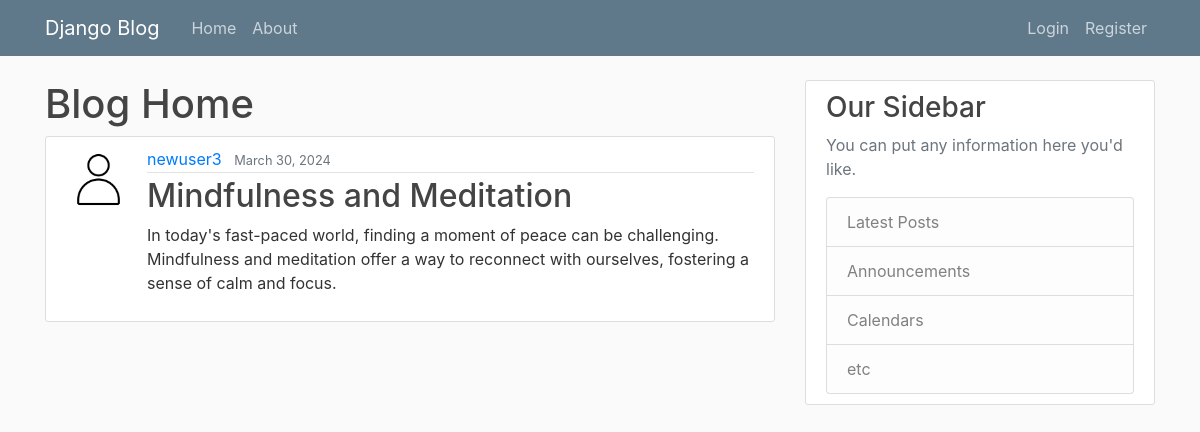
Screenshot of /post/15/ with the database file from the repository.
### blog/models.py (models this page shows, shortened)
class Post(models.Model):
    title = models.CharField(max_length=100)
    content = models.TextField()
    date_posted = models.DateTimeField(default=timezone.now)
    author = models.ForeignKey(User, on_delete=models.CASCADE)

### users/models.py (models this page shows, shortened)
class Profile(models.Model):
    user = models.OneToOneField(User, on_delete=models.CASCADE)
    image = models.ImageField(default='default.jpg', upload_to='profile_pics')

### blog/views.py (the view)
# urls.py: path('post/<int:pk>/', views.PostDetailView.as_view(), name='post-detail'),
class PostDetailView(DetailView):
    model = Post

### templates/blog/post_detail.html (shortened to what this page needs)
{% extends "blog/base.html" %}
{% block content %}
<h1>Blog Home</h1>
    <article class="media content-section">
        <img class="rounded-circle article-img" src="{{ object.author.profile.image.url }}">
        <div class="media-body">
            <div class="article-metadata">
                <a class="mr-2" href="{%  url 'user-posts' object.author.username %}">{{ object.author }}</a>
                <small class="text-muted">{{ object.date_posted|date:"F d, Y" }}</small>
            </div>
            <h2 class="article-title">{{ object.title }}</h2>
            <p class="article-content">{{ object.content }}</p>
        </div>
    </article>
{% endblock content %}

### blog/static/blog/main.css (style rules this page uses)
body { background: #fafafa; color: #333333; margin-top: 5rem; }
h1, h2, h3, h4, h5, h6 { color: #444444; }
.content-section { background: #ffffff; padding: 10px 20px; border: 1px solid #dddddd; border-radius: 3px; margin-bottom: 20px; }
.article-title { color: #444444; }
.article-content { white-space: pre-line; }
.article-img { height: 65px; width: 65px; margin-right: 16px; }
.article-metadata { padding-bottom: 1px; margin-bottom: 4px; border-bottom: 1px solid #e3e3e3 }

### rows the page displays
Post: author.profile.image (placeholder picture), author "newuser3", date_posted "March 30, 2024", title "Mindfulness and Meditation", content "In today's fast-paced world, finding a moment of peace can be challenging. Mindfulness and meditation offer a way to reconnect with ourselves, fostering a sense of calm and focus."
